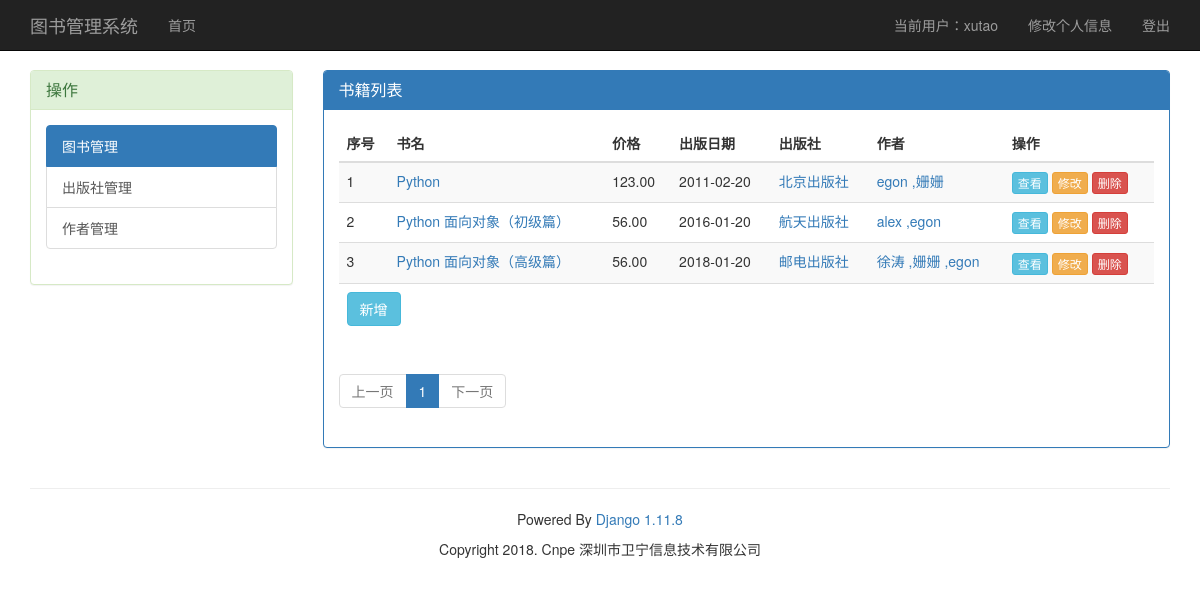
Page /manage/list/book/ (signed in) on the earlier database version.
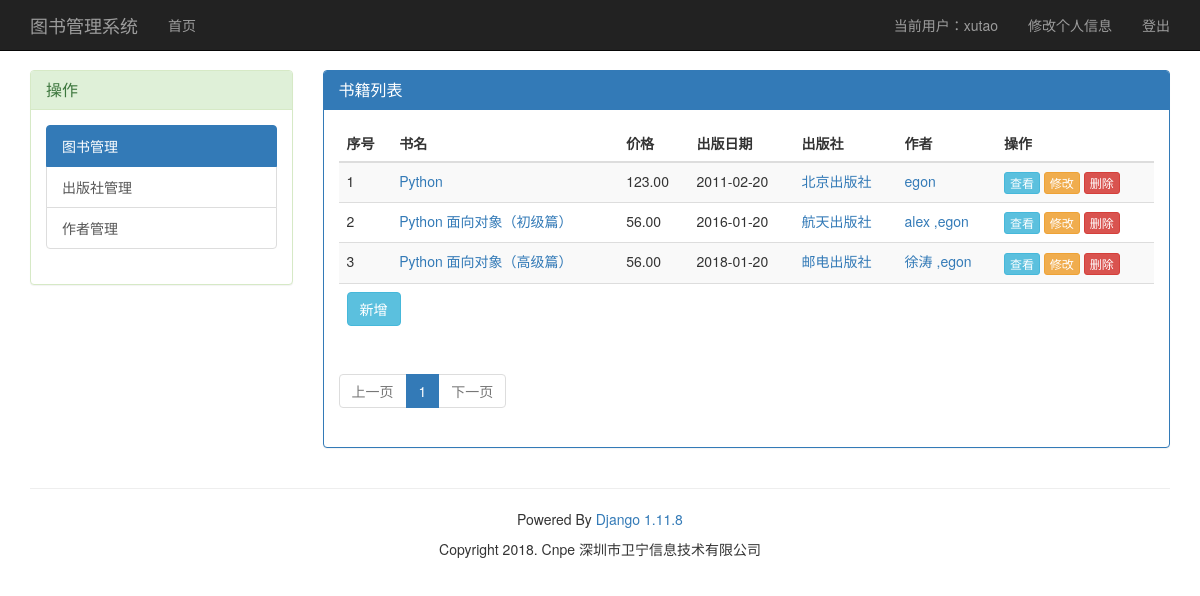
Same page on the later database version.
### book_app/models.py (models this page shows, shortened)
class Book(models.Model):
    nid = models.AutoField(primary_key=True)
    title = models.CharField(verbose_name="书名",max_length=32)
    price = models.DecimalField(verbose_name="价格",max_digits=10,decimal_places=2)
    date = models.DateField(verbose_name="出版日期",default="2018-01-20")
    publish = models.ForeignKey(verbose_name="出版社",to="Publish",to_field="nid", on_delete=models.CASCADE)
    authors = models.ManyToManyField("Author")

class Publish(models.Model):
    nid = models.AutoField(primary_key=True)
    title = models.CharField(max_length=50,verbose_name='名称')
    address = models.CharField(max_length=255,verbose_name='地址')
    def __str__(self):
        return self.title

class Author(models.Model):
    nid = models.AutoField(primary_key=True)
    name = models.CharField(max_length=32,verbose_name="名字")
    sex = models.IntegerField(choices=((0,'男'),(1,'女'),),verbose_name='性别')
    age = models.IntegerField(verbose_name='年龄')
    phone = models.CharField(max_length=11,blank=True,unique=True,verbose_name='手机号码')
    class Meta:
        unique_together = [
            ('name','phone'),
        ]
    def __str__(self):
        return self.name

### book_app/views.py (the view)
# urls.py: url(r'^list/(?P<model_type>\w+)', book_views.list_handle),
@login_required
def list_handle(request, model_type):
    try:
        str_model = getattr(hmodels, model_type.capitalize())
        current_page = int(request.GET.get("page", 1))
        book_all = str_model.objects.all().order_by('nid')
        paginator = CustomPagination(current_page, "/manage/list/%s/" % model_type, book_all, settings.PAGE_ROW_NUM)
        list_name = '%s_list' % model_type
        return render(request, '%s.html' % model_type, {list_name: paginator.res_list, 'page_html': paginator.html})
    except AttributeError:
        return redirect('/index/')

### book_app/models.py (called while the page is built)
    def __str__(self):
        return self.username

### book_app/templates/book.html (shortened to what this page needs)
{% extends 'base.html' %}
{% block content %}
    <div class="col-md-3 sidebar">
        <div class="panel panel-success">
            <div class="panel-heading">
                <h3 class="panel-title">操作</h3>
            </div>
            <div class="panel-body">
                <div class="list-group">
                    <a href="/manage/list/book/" class="list-group-item active">图书管理</a>
                    <a href="/manage/list/publish/" class="list-group-item">出版社管理</a>
                    <a href="/manage/list/author/" class="list-group-item">作者管理</a>
                </div>
            </div>
        </div>
    </div>
    <div class="col-md-9">
        <div class="panel panel-primary">
            <div class="panel-heading">
                <h3 class="panel-title">书籍列表</h3>
            </div>
            <div class="panel-body">
                <table class="table table-striped">
                    <thead>
                    <tr>
                        <th>序号</th>
                        <th>书名</th>
                        <th>价格</th>
                        <th>出版日期</th>
                        <th>出版社</th>
                        <th>作者</th>
                        <th>操作</th>
                    </tr>
                    </thead>
                    <tbody>
                    {% for book in book_list %}
                        <tr>
                        <td>{{ forloop.counter }}</td>
                        <td><a href="/manage/info/book/{{ book.nid }}" title="点击查看详细信息">{{ book.title }}</a></td>
                        <td>{{ book.price }}</td>
                        <td>{{ book.date.isoformat }}</td>
                        <td><a href="/manage/info/publish/{{ book.publish.nid }}">{{ book.publish }}</a></td>
                        <td>{% for author in book.authors.all %}
                                    <a href="/manage/info/author/{{ author.nid }}">
                                        {% if forloop.first %}{{ author }}{% else %},{{ author }}
                                        {% endif %}</a>
                            {% endfor %}
                        </td>
                        <td>
                            <a href="/manage/info/book/{{ book.nid }}"><button class="btn btn-info btn-xs">查看</button></a>
                            <a href="/manage/update/book/{{ book.nid }}"><button class="btn btn-warning btn-xs">修改</button></a>
                            <button class="btn btn-danger btn-xs delete-btn" bt_value="{{ book.nid }}">删除</button>
                        </td>
                        </tr>
                        {% empty %}
                        <tr>
                            <td colspan="7">没有找到相关信息</td>
                        </tr>
                    {% endfor %}
                    <tr>
                            <td colspan="7">
                                <a href="/manage/add/book/"><button class="btn btn-info">新增</button></a>
                            </td>
                        </tr>
                    </tbody>
                </table>
                <ul class="pagination">
                    {{ page_html }}
                  </ul>
            </div>
        </div>
    </div>
{% endblock %}

Differences in the rows shown:
removed Author: name "姗姗"
